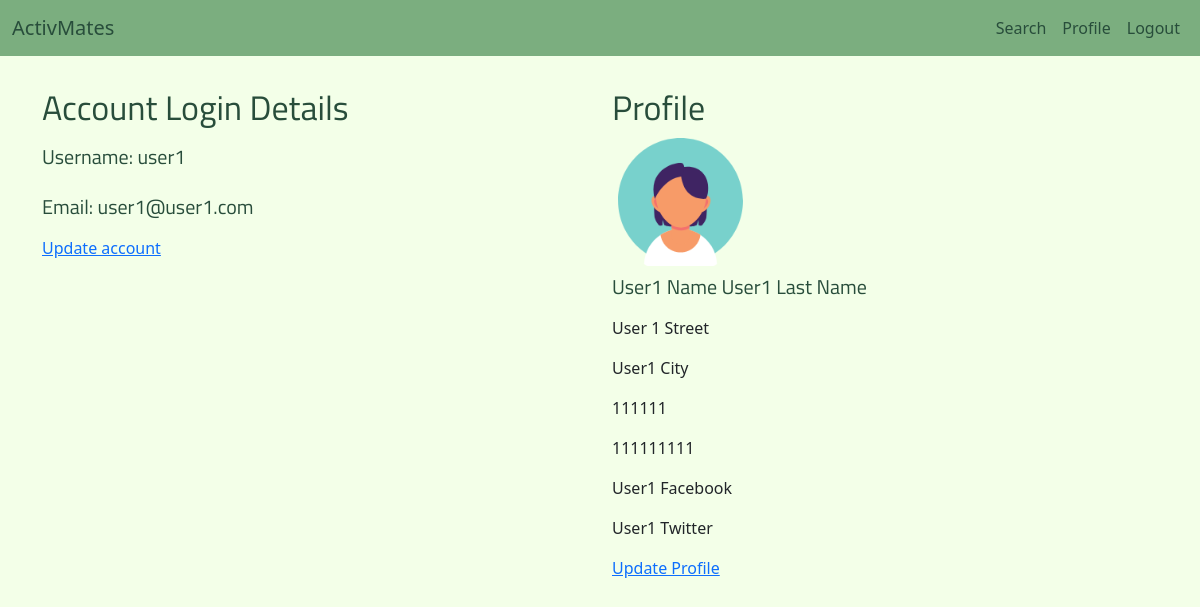
/account-profile (signed in), run on an earlier commit of the app's database.
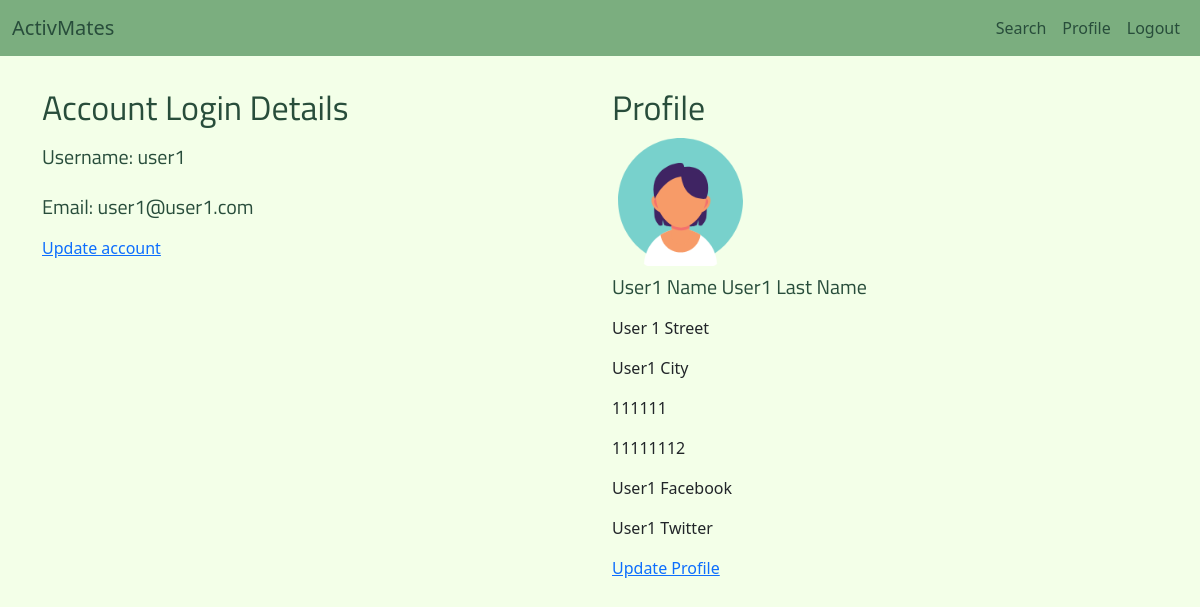
And on a later commit of the database.
### activmatesApp/models.py (models this page shows, shortened)
class User(db.Model, UserMixin):
    __tablename__ = 'users'
    id = db.Column(db.Integer, primary_key=True)
    username = db.Column(db.String(20), unique=True, nullable=False)
    email = db.Column(db.String(120), unique=True, nullable=False)
    password = db.Column(db.String(60), nullable=False)
    type = db.Column(db.Enum(UserTypes), nullable=False, default=UserTypes.Regular)
    image_file = db.Column(db.String(20), nullable=False,
                           default='default.png')
    created_at = db.Column(db.DateTime, nullable=False,
                           default=datetime.utcnow)
    profile = db.relationship('Profile', backref='user', lazy=True)

class Profile(db.Model):
    __tablename__ = 'profiles'
    id = db.Column(db.Integer, primary_key=True)
    first_name = db.Column(db.String(30), nullable=False)
    last_name = db.Column(db.String(30), nullable=False)
    image_file = db.Column(db.String(20), nullable=False,
                           default='default.png')
    street_address = db.Column(db.String(60), nullable=False)
    city = db.Column(db.String(30), nullable=False)
    postcode = db.Column(db.Integer, nullable=False)
    phone_number = db.Column(db.Integer, nullable=False)
    twitter = db.Column(db.String(20), nullable=False)
    facebook = db.Column(db.String(20), nullable=False)
    user_id = db.Column(db.Integer, db.ForeignKey('users.id'), nullable=False)

### activmatesApp/routes.py (the view)
@app.route('/account-profile')
@login_required
def account_profile():
    current_user_id = current_user.id
    profile_data = Profile.query.filter_by(user_id=current_user_id).all()
    image_file = url_for('static', filename='images/profile-pics/' + current_user.image_file)
    return render_template('account-profile.html',
                            title='Account and Profile',
                            image_file=image_file,
							current_user_id=current_user_id,
                            profile_data=profile_data
                            )

### activmatesApp/models.py (called while the page is built)
@login_manager.user_loader
def load_user(user_id):
    return User.query.get(int(user_id))

### activmatesApp/templates/account-profile.html
{% extends 'layout.html' %}
{% block body %}
<div class="row content-section">
  <div class="col">
		<h2>Account Login Details</h2>
		<div id="user-card">
			<h4>Username: {{ current_user.username }}</h4>
			<h4>Email: {{ current_user.email }} </h4>
			<a href="{{ url_for('update_account') }}">Update account</a>
	</div>
	</div>
  <div class="col">
		<h2>Profile</h2>
		<div id="user-card">
			<img src=" {{ image_file }} " alt="">
			{% for item in profile_data %}
			<h4>{{ item.first_name }} {{ item.last_name }}</h4>
			<p>{{ item.street_address }}</p>
			<p>{{ item.city }}</p>
			<p>{{ item.postcode }}</p>
			<p>{{ item.phone_number }}</p>
			<p>{{ item.facebook }}</p>
			<p>{{ item.twitter }}</p>
			{% endfor %}
	</div>
	{% if profile_data %}
		<a href="{{ url_for('edit_profile') }}">Update Profile</a>
	{% else %}
		<a href="{{ url_for('create_profile') }}">Create profile</a>
	{% endif %}
	</div>
</div>
{% endblock %}

### activmatesApp/templates/layout.html (shortened to what this page needs)
<!DOCTYPE html>
<html lang="en">
<head>
    <link href="https://cdn.jsdelivr.net/npm/bootstrap@5.0.0-beta1/dist/css/bootstrap.min.css" rel="stylesheet">
    <link rel="stylesheet" href="{{ url_for('static', filename='css/main.css') }}">
</head>
<body>
    <header>
         <nav id="navbar"class="navbar navbar-expand-md navbar-light">
            <div class="container-fluid">
              <a class="navbar-brand" href="{{ url_for('home') }}">ActivMates</a>
              <div class="collapse navbar-collapse justify-content-end" id="navbarNav">
                <ul class="navbar-nav">
                  {% if current_user.is_authenticated %}
                    <li class="nav-item">
                      <a class="nav-link" href="{{ url_for('main_search') }}">Search</a>
                    </li>
                    <li class="nav-item">
                      <a class="nav-link" href="{{ url_for('account_profile') }}">Profile</a>
                    </li>
                      <li class="nav-item">
                        <a class="nav-link" href="{{ url_for('logout') }}">Logout</a>
                      </li>
                  {% endif %}
                </ul>
              </div>
            </div>
          </nav>
    </header>
  {% block body %}{% endblock %}
</body>
</html>

### activmatesApp/static/css/main.css (style rules this page uses)
body { background-color: #f3ffe8; }
#navbar { background-color: #7bae7f; }
#navbar a, h1, h2, h3, h4, h5 { color: #284d3b; }
.content-section { margin: 30px; }
h1, h2, h3, h4, h5, button { font-family: 'Titillium Web', sans-serif; line-height: 42px; }
h2, h3, h4, h5 { font-weight: 400; }
h2 { font-size: 34px; }
h4 { font-size: 20px; }

What changed in the data, as far as the page shows it:
changed Profile "User1 Name": phone_number "111111111" → "11111112"
